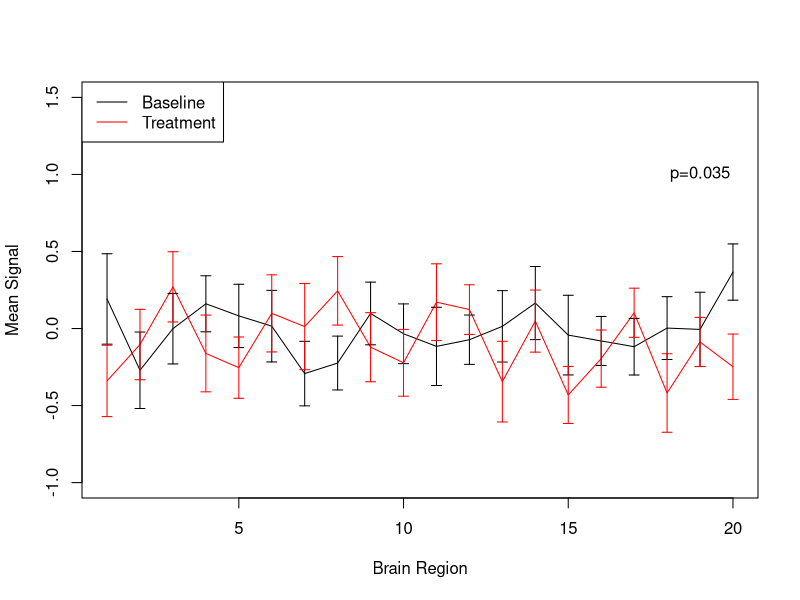

Here is the R script that generated this plot:
# Generate random data from multiple subjects and multiple brain regions
set.seed(42)
n_subjects <- 20
n_brainregions <- 20

data_baseline <- matrix(rnorm(n_subjects*n_brainregions),n_subjects,n_brainregions)
data_treatment <- matrix(rnorm(n_subjects*n_brainregions),n_subjects,n_brainregions)

plot(colMeans(data_baseline),type="l",col="black",ylab="Mean Signal",xlab="Brain Region",ylim=c(-1,1.5))
lines(colMeans(data_treatment),col="red")

errorbar = apply(data_baseline,2,sd) / sqrt(n_subjects)
arrows(1:n_brainregions, colMeans(data_baseline)-errorbar, 1:n_brainregions, colMeans(data_baseline)+errorbar, length=0.05, angle=90, code=3,col="black")

errorbar = apply(data_treatment,2,sd) / sqrt(n_subjects)
arrows(1:n_brainregions, colMeans(data_treatment)-errorbar, 1:n_brainregions, colMeans(data_treatment)+errorbar, length=0.05, angle=90, code=3,col="red")

legend("topleft",legend=c("Baseline","Treatment"),col=c("black","red"),lty=1)

# One brain region seems to stand out, so statistically test it
result <- t.test(data_baseline[,20],data_treatment[,20])
text(19,1,sprintf("p=%.3f",result$p.value))

